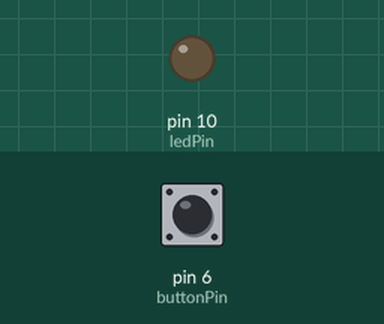
This sketch was run on a simulated Arduino Uno, built with avr-gcc and run on an emulated ATmega328P. Shown: output pins drawn as LEDs (lit = HIGH). The test bench sets the inputs (shaded band); at power-on: pin 6 (buttonPin) HIGH. EEPROM starts erased; what the sketch prints to the serial monitor is not drawn.

Above: at 1.2 s.
1.3 s: pin 6 (buttonPin) pulled LOW for 0.15 s
At 2.0 s:
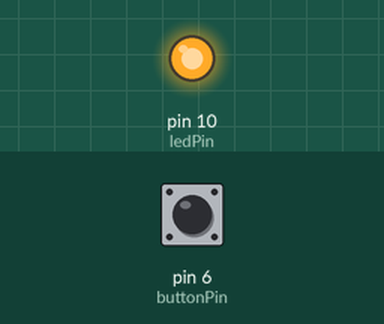
2.9 s: pin 6 (buttonPin) pulled LOW for 1 s
At 4.5 s:
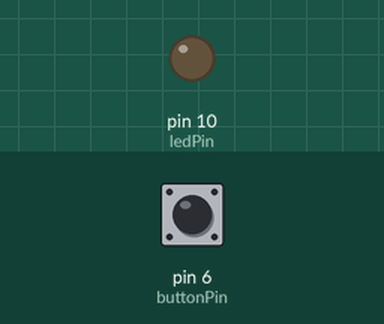
5.4 s: pin 6 (buttonPin) pulled LOW for 3.2 s
At 9.3 s:
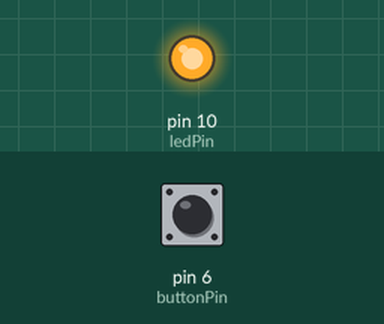
Timing chart, 0 to 10.8 s (numbered marks = the images above; inputs shaded):
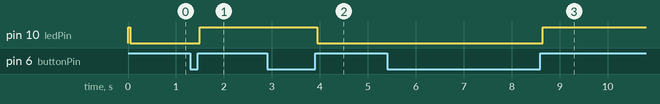

The sketch:

EEPROM_Button_Led.ino
```cpp
#include <EEPROM.h>

const int buttonPin = 6;    // pushbutton pin
const int ledPin = 10;       // LED pin

int ledState;                // variable to hold the led state
int buttonState;             // the current reading from the input pin
int lastButtonState = LOW;   // the previous reading from the input pin


// the following variables are long's because the time, measured in miliseconds,
// will quickly become a bigger number than can be stored in an int.
long lastDebounceTime = 0;  // the last time the output pin was toggled
long debounceDelay = 50;    // the debounce time; increase if the output flickers

void setup() {
  // set input and output
  //pinMode(buttonPin, INPUT);
  pinMode(buttonPin, INPUT_PULLUP);
  pinMode(ledPin, OUTPUT);

  // set initial LED state
  digitalWrite(ledPin, ledState);

  // initialize serial monitor
  Serial.begin (9600);

  //check stored LED state on EEPROM using function defined at the end of the code
  checkLedState();
}

void loop() {
  // read the state of the switch into a local variable
  int reading = digitalRead(buttonPin);

  if(reading != lastButtonState) {
    // reset the debouncing timer
    lastDebounceTime = millis();
  }

  if((millis() - lastDebounceTime) > debounceDelay) {
    // whatever the reading is at, it's been there for longer
    // than the debounce delay, so take it as the actual current state:

    // if the button state has changed:
    if(reading != buttonState) {
      buttonState = reading;

      // only toggle the LED if the new button state is HIGH
      if(buttonState == HIGH) {
        ledState = !ledState;
      }
    }
  }

  // set the LED state
  digitalWrite(ledPin, ledState);
  // save the current LED state in the EEPROM
  EEPROM.update(0, ledState);
  // save the reading.  Next time through the loop,
  // it'll be the lastButtonState
  lastButtonState = reading;
}

// Prints and upates the LED state
// when the Arduino board restarts or powers up
void checkLedState() {
   Serial.println("LED status after restart: ");
   ledState = EEPROM.read(0);
   if(ledState == 1) {
    Serial.println ("ON");
    digitalWrite(ledPin, HIGH);
   }
   if(ledState == 0) {
    Serial.println ("OFF");
    digitalWrite(ledPin, LOW);
   }
}
```

Measured:
- after the input at 1.3 s, pin 10 (ledPin): LOW → HIGH after 0.20 s
- after the input at 2.9 s, pin 10 (ledPin): HIGH → LOW after 1.1 s
- after the input at 5.4 s, pin 10 (ledPin): LOW → HIGH after 3.3 s
